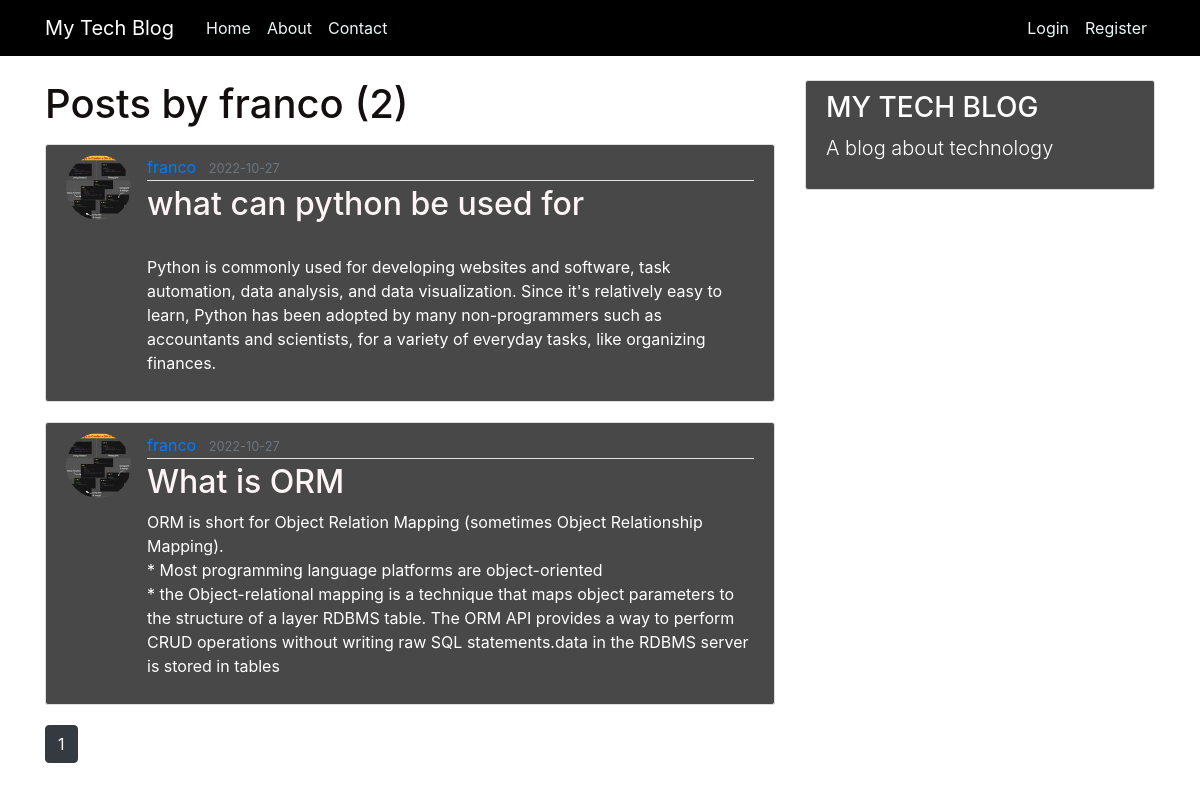
Page /user/franco on the committed database.
### flaskblog/models.py (models this page shows, shortened)
class User(db.Model, UserMixin):
    id = db.Column(db.Integer, primary_key=True)
    username = db.Column(db.String(20), unique=True, nullable=False)
    email = db.Column(db.String(120), unique=True, nullable=False)
    image_file = db.Column(db.String(20), nullable=False, default='default.jpg')
    password = db.Column(db.String(60), nullable=False)
    posts = db.relationship('Post', backref='author', lazy=True)

class Post(db.Model):
    id = db.Column(db.Integer, primary_key=True)
    title = db.Column(db.String(100), nullable=False)
    date_posted = db.Column(db.DateTime, nullable=False, default=datetime.utcnow)
    content = db.Column(db.Text, nullable=False)
    user_id = db.Column(db.Integer, db.ForeignKey('user.id'), nullable=False)

### flaskblog/routes.py (the view)
@app.route("/user/<string:username>")
def user_posts(username):
    page = request.args.get('page', 1, type=int)
    user = User.query.filter_by(username=username).first_or_404()
    posts = Post.query.filter_by(author=user)\
        .order_by(Post.date_posted.desc())\
        .paginate(page=page, per_page=5)
    return render_template('user_posts.html', posts=posts, user=user)

### flaskblog/templates/user_posts.html
{% extends "layout.html" %}
{% block content %}
    <h1 class="mb-3">Posts by {{ user.username }} ({{ posts.total }})</h1>
    {% for post in posts.items %}
        <article class="media content-section">
          <img class="rounded-circle article-img" src="{{ url_for('static', filename='profile_pics/' + post.author.image_file) }}">
          <div class="media-body">
            <div class="article-metadata">
              <a class="mr-2" href="{{ url_for('user_posts', username=post.author.username) }}">{{ post.author.username }}</a>
              <small class="text-muted">{{ post.date_posted.strftime('%Y-%m-%d') }}</small>
            </div>
            <h2><a class="article-title" href="{{ url_for('post', post_id=post.id) }}">{{ post.title }}</a></h2>
            <p class="article-content">{{ post.content }}</p>
          </div>
        </article>
    {% endfor %}
    {% for page_num in posts.iter_pages(left_edge=1, right_edge=1, left_current=1, right_current=2) %}
      {% if page_num %}
        {% if posts.page == page_num %}
          <a class="btn btn-dark mb-4" href="{{ url_for('user_posts', username=user.username, page=page_num) }}">{{ page_num }}</a>
        {% else %}
          <a class="btn btn-outline-dark mb-4" href="{{ url_for('user_posts', username=user.username, page=page_num) }}">{{ page_num }}</a>
        {% endif %}
      {% else %}
        ...
      {% endif %}
    {% endfor %}
{% endblock content %}

### flaskblog/static/main.css (style rules this page uses)
body::before { content: " "; height: 40px; }
.fmm h3, p { color: #fff; }
body { background: #fff; color: #27272b; margin-top: 5rem; }
h1, h2, h3, h4, h5, h6 { color: #140f0f; }
.content-section { background: #494848; color: #fff; padding: 10px 20px; border: 1px solid #dddddd; border-radius: 3px; margin-bottom: 20px; }
.article-title { color: #fdf5f5; }
.article-content { white-space: pre-line; }
.article-img { height: 65px; width: 65px; margin-right: 16px; }
.article-metadata { padding-bottom: 1px; margin-bottom: 4px; border-bottom: 1px solid #e3e3e3 }

### rows in the picture
User: username "franco"
Post: image_file (picture), author.username "franco", date_posted "2022-10-27", title "what can python be used for", content "Python is commonly used for developing websites and software, task automation, data analysis, and data visualization. Since it's relatively easy to learn, Python has been adopted by many non-programmers such as accountants and scientists, for a variety of everyday tasks, like organizing finances."
Post: image_file (picture), author.username "franco", date_posted "2022-10-27", title "What is ORM", content "ORM is short for Object Relation Mapping (sometimes Object Relationship Mapping). * Most programming language platforms are object-oriented * the Object-relational mapping is a technique that maps object parameters to the structure of a layer RDBMS table. The ORM API provides a way to perform CRUD operations without writing raw SQL statements.data in the RDBMS server is stored in tables"

### other values in the picture
{{ posts.total }} "2"
{{ page_num }} "1"
